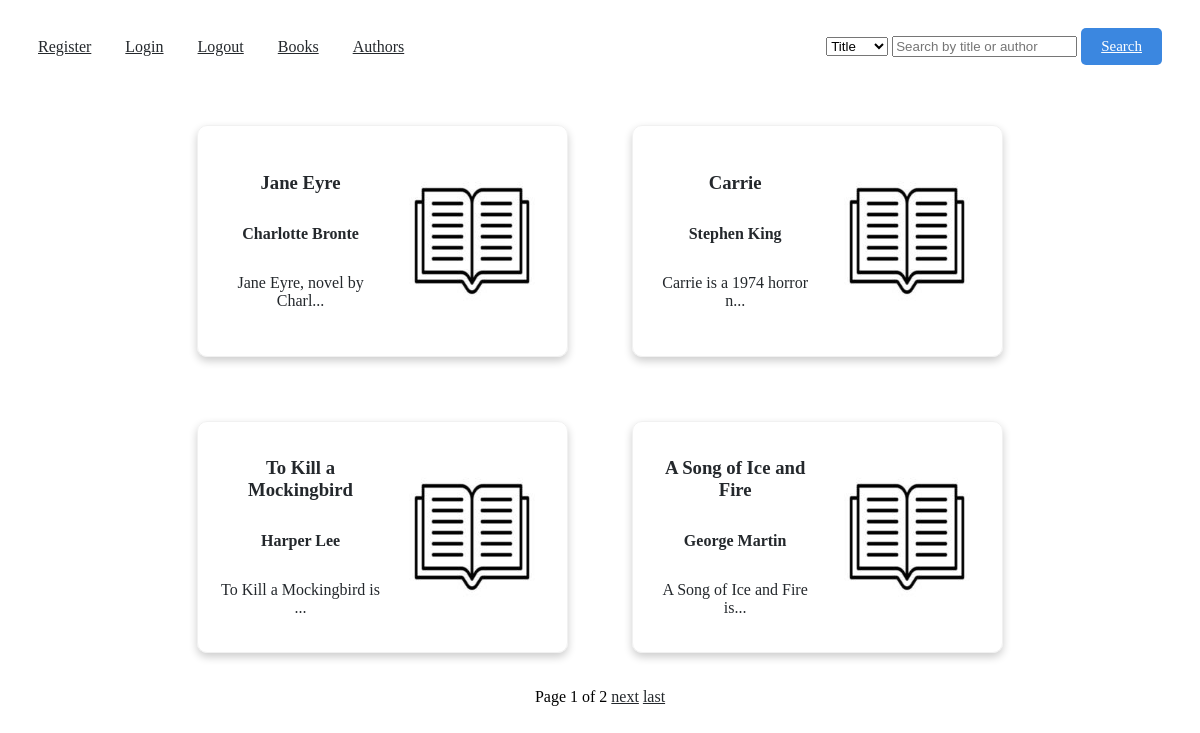
The page / on the database its author committed.
### books/models.py (models this page shows, shortened)
class Book(models.Model):
    title = models.CharField(max_length=100)
    author = models.ForeignKey('authors.Author', on_delete=models.RESTRICT)
    publication_year = models.IntegerField(
        validators=[MinValueValidator(limit_value=1)])
    description = models.TextField(max_length=600)
    cover = models.ImageField(upload_to='books/', default='books/book-icon.jpg')
    average_rating = models.FloatField(default=0)
    date_of_publication = models.DateField(auto_now_add=True)
    date_of_update = models.DateField(auto_now=True)
    class Meta:
        verbose_name = "Book"
        verbose_name_plural = "Books"
        ordering = ['-date_of_publication']
    def __str__(self):
        return self.title

### authors/models.py (models this page shows, shortened)
class Author(models.Model):
    full_name = models.CharField(max_length=100)
    date_of_birth = models.DateField(
        validators=[MinValueValidator(limit_value=date(1, 1, 1))])
    biography = models.TextField(max_length=600)
    class Meta:
        verbose_name = "Author"
        verbose_name_plural = "Authors"
        ordering = ['full_name']

### books/views.py (the view)
# urls.py: path('', BookListView.as_view(), name='books'),
class BookListView(View):
    template_name = 'books/book_list.html'
    paginate_by = 4
    def get(self, request):
        query = request.GET.get('query')
        search_parameter = request.GET.get('search_by')
        if query and search_parameter == 'author':
            books = Book.objects.filter(author__full_name__icontains=query)
        elif query and search_parameter == 'title':
            books = Book.objects.filter(title__icontains=query)
        else:
            books = Book.objects.select_related()
        paginator = Paginator(books, self.paginate_by)
        page = request.GET.get('page')
        try:
            books = paginator.page(page)
        except PageNotAnInteger:
            books = paginator.page(1)
        except EmptyPage:
            books = paginator.page(paginator.num_pages)
        return render(request, self.template_name, {'books': books, 'query': query})

### templates/books/book_list.html (shortened to what this page needs)
{% extends 'base.html' %}
{% block search %}
   <form method="get">
       <select name="search_by" id="query">
            <option value="title">Title</option>
        </select>
        <input type="text" name="query" value="{% if query %}{{ query }}{% else %}{{ '' }}{% endif %}" placeholder="Search by title or author">
        <button type="submit" class="button">Search</button>
    </form>
{% endblock %}
{% block content %}
    {% if books %}
    <div class="container">
    {% for book in books %}
        <a href="{% url 'book' pk=book.pk %}" class="card">
            <div class="info">
                <h3>{{book}}</h3>
                <h4>{{book.author.full_name}}</h4>
                <p>{{ book.description | slice:":25" }}...</p>
            </div>
            <img src="{{ book.cover.url }}" alt="Book Cover">
        </a>
    {% endfor %}
    </div>
    <div class="pagination">
        <span class="step-links">
            <span class="current">
                Page {{ books.number }} of {{ books.paginator.num_pages }}
            </span>
            {% if books.has_next %}
                <a href="?page={{ books.next_page_number }}">next</a>
                <a href="?page={{ books.paginator.num_pages }}">last</a>
            {% endif %}
        </span>
    </div>
    {% else %}
    <h4>No results found</h4>
    {% endif %}
{% endblock %}

### templates/base.html (shortened to what this page needs)
{% load static %}
<!DOCTYPE html>
<html lang="en">
<head>
    <link rel="stylesheet" type="text/css" href="{% static 'css/styles.css' %}">
</head>
<body>
<header>
    <nav>
        <a href="{% url 'register' %}">Register</a>
        <a href="{% url 'login' %}">Login</a>
        <a href="{% url 'logout' %}">Logout</a>
        <a href="{% url 'books' %}">Books</a>
        <a href="{% url 'authors' %}">Authors</a>
    </nav>
    {% block search %}
    {% endblock search %}
</header>
{% block content %}
{% endblock content %}
</body>
</html>

### static/css/styles.css (style rules this page uses)
body { display: flex; align-items: center; flex-direction: column; justify-content: center; }
header { width: 100%; display: flex; padding: 20px 0; align-items: center; justify-content: space-between; }
a { color: #24282C; }
nav a { margin-left: 30px; }
header form { padding-right: 30px; gap: 20px; }
.card { text-decoration: none; border: 1px solid #f1f1f1; border-radius: 10px; padding: 15px 20px; text-align: center; display: flex; justify-content: space-between; box-shadow: 0 4px 8px 0 rgba(0, 0, 0, 0.2); }
.card h5, .card h3, .card p { margin: 10px 0; }
.card img { width: 150px; height: 200px; }
.info { display: flex; flex-direction: column; align-items: center; justify-content: center; width: 50%; }
.container { display: grid; padding: 40px 0 35px 0; grid-template-columns: repeat(2, 1fr); grid-template-rows: repeat(2, 1fr); gap: 4rem; }
.button { background-color: #3b87e0; color: #fff; padding: 10px 20px; border: none; border-radius: 5px; cursor: pointer; font-size: 15px; text-align: center; }
button { font-size: 15px; font-family: "Times New Roman"; text-decoration: underline; }

### rows shown on the page
Book: title "Jane Eyre", author.full_name "Charlotte Bronte", description "Jane Eyre, novel by Charl", cover (picture)
Book: title "Carrie", author.full_name "Stephen King", description "Carrie is a 1974 horror n", cover (picture)
Book: title "To Kill a Mockingbird", author.full_name "Harper Lee", description "To Kill a Mockingbird is", cover (picture)
Book: title "A Song of Ice and Fire", author.full_name "George Martin", description "A Song of Ice and Fire is", cover (picture)

### other values the page prints
{{ books.number }} "1"
{{ books.paginator.num_pages }} "2"
